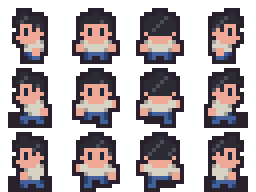
#> input picture assets/characters/protagonist_topdown.png, 64 x 48 px (shown 4 times larger)
$ python draw_protagonista_variantes.py ../../assets/characters/protagonist_topdown.png out.png
#> lines starting #> are read from the running program, lines starting #| are printed output that depends on the picture
### tools/art/draw_adultos_prueba.py
"""PRUEBA de estilo: personajes en proporciones adultas (~24 px de alto, cabeza 1:4) en vez de los
chibis de 16 px. Él, Lukas y Samuel. No se usa en el juego todavía: genera hojas de prueba y una
comparación (antes / después) sobre una foto del barrio.
Uso: python tools/art/draw_adultos_prueba.py <fondo.png> <salida_dir>"""
import sys
from pathlib import Path
from PIL import Image

PAL = {
    ".": None,
    "o": (40, 32, 44),       # contorno
    "h": (44, 42, 50), "H": (78, 80, 92),        # pelo negro
    "s": (214, 150, 120), "S": (172, 110, 90),   # piel
    "e": (30, 28, 36),                           # ojos
    "b": (118, 92, 82),                          # barba de tres días
    "w": (206, 200, 184), "W": (152, 146, 134),  # camisa blanca gastada
    "j": (66, 92, 146), "J": (44, 62, 104),      # jean
    "k": (46, 40, 46),                           # zapatos / correa
    "m": (112, 84, 58), "M": (82, 60, 42),       # morral
    # Samuel
    "r": (150, 62, 52), "R": (108, 42, 38),      # gorro tejido
    "g": (196, 192, 182), "G": (146, 142, 134),  # barba gris
    "c": (116, 90, 62), "C": (84, 64, 44),       # abrigo café
    "p": (70, 68, 74), "q": (48, 46, 52),        # pantalón
    "t": (166, 120, 92),                         # piel de Samuel (más curtida)
    "u": (176, 150, 104), "U": (138, 114, 76),   # costal
    # Lukas
    "L": (236, 230, 218),                        # blanco
    "B": (48, 42, 46),                           # manta negra
    "T": (192, 118, 60), "D": (140, 80, 40),     # canela / oreja
    "n": (26, 22, 26),                           # nariz
}

ME_FRONT = [
    "...oooo...",
    "..ohhHho..",
    "..ohhhho..",
    "..oHssso..",
    "..oesseo..",
    "..obSSbo..",
    "...obbo...",
    "...oSSo...",
    ".owwwwwwo.",
    "owmwwwwmwo",
    "owmwwwwmwo",
    "owomwwmowo",
    "oWowwwwoWo",
    "oWowWWwoWo",
    "osokkkkoso",
    ".oojjjjoo.",
    "..ojjjjo..",
    "..ojjjjo..",
    "..ojJJjo..",
    "..ojJJjo..",
    "..ojJJjo..",
    "..ojJJjo..",
    ".okkookko.",
    ".ooo..ooo.",
]
ME_BACK = ME_FRONT[:3] + [
    "..ohhhho..",
    "..ohhhho..",
    "..oShhSo..",
    "...oSSo...",
    "...oSSo...",
    ".owmmmmwo.",
    "owmmmmmmwo",
    "owmMMMMmwo",
    "owommmmowo",
    "oWommmmoWo",
    "oWoMmmMoWo",
    "osokkkkoso",
] + ME_FRONT[15:]
ME_SIDE = [
    "...oooo...",
    "..ohhhho..",
    ".ohhhhhho.",
    ".ohhsssso.",
    ".ohhsseso.",
    "..ohbbbso.",
    "...obbbo..",
    "....oSo...",
    "omowwwwo..",
    "omowwWwo..",
    "oMowwWwo..",
    "oMowwWwo..",
    "omowwWwo..",
    ".oowwswo..",
    "...okkko..",
    "...ojjjo..",
    "...ojjjo..",
    "...ojjJo..",
    "...ojjJo..",
    "...ojjJo..",
    "...ojjJo..",
    "...ojjJo..",
    "...okkkko.",
    "...oooooo.",
]
ME_STEP = ME_SIDE[:16] + [
    "..ojjJjo..",
    "..ojoojo..",
    ".ojo..ojo.",
    ".ojo..ojo.",
    ".oJo..oJo.",
    "okko..okko",
    "ooo...ooo.",
    "..........",
]

SAM_FRONT = [
    "..........",
    "...oooo...",
    "..orrRro..",
    "..oRrrRo..",
    "..otttto..",
    "..oetteo..",
    "..oggggo..",
    "..ogGGgo..",
    "...oggo...",
    ".occggcco.",
    "occcCCccco",
    "ococCCcoco",
    "ocoCccCoco",
    "ocoCccCoco",
    "otoCccCoto",
    ".ooCccCoo.",
    "..oCccCo..",
    "..oCccCo..",
    "..ocCCco..",
    "..oppppo..",
    "..opqqpo..",
    "..opqqpo..",
    ".okkookko.",
    ".ooo..ooo.",
]
SAM_SIDE = [
    "..........",
    "...oooo...",
    "..orrrro..",
    "..oRRRRRo.",
    "..ottetto.",
    "..oggggto.",
    "...oggGo..",
    "....ogo...",
    "uuocccco..",
    "uUocccCo..",
    "uUoccCco..",
    "uUoccCco..",
    "uuoccCco..",
    ".ooccCco..",
    "...ocCto..",
    "...occco..",
    "...oCCCo..",
    "...oCCCo..",
    "...opppo..",
    "...oppqo..",
    "...oppqo..",
    "...oppqo..",
    "...okkkko.",
    "...oooooo.",
]

LUKAS_SIDE = [
    "...........ooo...",
    ".o........oTTTo..",
    "oLo......oDTTeTo.",
    "oTooooooooDDTTLLn",
    ".oBBBBBBBoDDTTLLo",
    ".oBBBBBBBoDDLLLo.",
    ".oTTBBBBTTDLLLo..",
    ".oTTTTTTTTTLLo...",
    ".oLLLLLLLLLLLo...",
    ".oLo.oLo.oLooLo..",
    ".oo..oo..oo.oo...",
]
LUKAS_FRONT = [
    "...ooooo...",
    "..oTTTTTo..",
    ".oDTeTeTDo.",
    ".oDTTLTTDo.",
    ".oDoLnLoDo.",
    "..o.oLo.o..",
    "..oLLLLLo..",
    ".oBLLLLLBo.",
    ".oTLLLLLTo.",
    ".oLoLLLoLo.",
    ".oo.ooo.oo.",
]


def sprite(rows, flip=False):
    w = max(len(r) for r in rows)
    im = Image.new("RGBA", (w, len(rows)), (0, 0, 0, 0))
    for y, r in enumerate(rows):
        assert len(r) == w, (r, len(r), w)
        for x, ch in enumerate(r):
            c = PAL[ch]
            if c:
                im.putpixel((x, y), c + (255,))
    return im.transpose(Image.FLIP_LEFT_RIGHT) if flip else im


def shadow(base, x, y, w):
    """Sombra ovalada bajo los pies."""
    sh = Image.new("RGBA", (w, 3), (0, 0, 0, 0))
    for i in range(w):
        for j in range(3):
            if (j == 1) or (1 < i < w - 2):
                sh.putpixel((i, j), (20, 16, 24, 70))
    base.alpha_composite(sh, (x, y))


def place(base, spr, x, y):
    """x, y = pies (centro abajo)."""
    shadow(base, x - spr.width // 2 - 1, y - 2, spr.width + 2)
    base.alpha_composite(spr, (x - spr.width // 2, y - spr.height))


# [47 lines left out: functions old_tile, main, not called in this run]


# [2 lines that do not run on import are left out]

### tools/art/draw_protagonista_variantes.py
"""PRUEBA: tres versiones del protagonista con un gancho visual (algo que no encaja y da curiosidad),
cada una sacada de su historia. Misma proporción adulta (~24 px) que draw_adultos_prueba.py.
  A. EL EJECUTIVO: saco que le queda grande, corbata roja floja, un zapato de cada color (La Empresa).
  B. EL MOTOCICLISTA: chaqueta de cuero vieja, pañoleta roja, el casco colgando del morral (la Renegade).
  C. EL IMPERMEABLE AMARILLO: pelo largo, barba, impermeable amarillo (el color del guayacán).
Uso: python tools/art/draw_protagonista_variantes.py <fondo.png> <salida.png>"""
import sys
from PIL import Image, ImageDraw
from draw_adultos_prueba import PAL, sprite, place, SAM_SIDE, LUKAS_SIDE

PAL.update({
    "z": (70, 74, 92), "Z": (46, 48, 62),        # saco gris azulado, gastado
    "y": (200, 46, 50), "Y": (138, 30, 38),      # rojo (corbata / pañoleta)
    "x": (196, 64, 52),                          # el zapato rojo
    "l": (44, 40, 46), "I": (100, 94, 106),      # cuero negro y su brillo
    "v": (70, 72, 80), "V": (150, 196, 214),     # casco y visera
    "a": (232, 188, 58), "A": (176, 132, 36),    # impermeable amarillo
})

A_FRONT = [
    "...oooo...",
    "..ohHhho..",
    ".ohhhhhho.",
    ".ohHsssho.",
    "..oesseo..",
    "..obSSbo..",
    "...obbo...",
    "..owyywo..",
    ".ozwyywzo.",
    "ozzwyywzzo",
    "ozzwYYwzzo",
    "ozozyyzozo",
    "oZozyyzoZo",
    "oZozwYzoZo",
    "osozwwzoso",
    ".oozwwzoo.",
    "..ojjjjo..",
    "..ojJJjo..",
    "..ojJJjo..",
    "..ojJJjo..",
    "..ojJJjo..",
    "..ojJJjo..",
    ".okkooxxo.",
    ".ooo..ooo.",
]
A_SIDE = [
    "...oooo...",
    "..ohhhHo..",
    ".ohhhhhhho",
    ".ohhsssso.",
    ".ohhsseso.",
    "..ohbbbso.",
    "...obbbo..",
    "...oSwyo..",
    "omozzzwyo.",
    "omozzZwyo.",
    "oMozzZwyo.",
    "oMozzZwyo.",
    "omozzZwYo.",
    ".oozzswo..",
    "...ozzzo..",
    "...ojjjo..",
    "...ojjJo..",
    "...ojjJo..",
    "...ojjJo..",
    "...ojjJo..",
    "...ojjJo..",
    "...ojjJo..",
    "...oxxxxo.",
    "...oooooo.",
]
B_FRONT = [
    "...oooo...",
    "..ohhhho..",
    "..ohHhho..",
    "..osssso..",
    "..oesseo..",
    "..obSSbo..",
    "...obbo...",
    "..oyyyyo..",
    ".ollyYllo.",
    "olIlwwlIlo",
    "olllwwlllo",
    "oloIwwIolo",
    "oIolwwloIo",
    "ololwwlolo",
    "osokkkkoso",
    ".oojjjjoo.",
    "..ojjjjo..",
    "..ojJJjo..",
    "..ojJJjo..",
    "..ojJJjo..",
    "..ojJJjo..",
    "..ojJJjo..",
    ".okkookko.",
    ".ooo..ooo.",
]
_B_SIDE = [
    "...oooo...",
    "..ohhhho..",
    ".ohhhhhho.",
    ".ohhsssso.",
    ".ohhsseso.",
    "..ohbbbso.",
    "...obbbo..",
    "...oyyyo..",
    "omolllIo..",
    "omollIlo..",
    "oMollIlo..",
    "oMollIlo..",
    "omollIlo..",
    ".oollslo..",
    "...okkko..",
    "...ojjjo..",
    "...ojjJo..",
    "...ojjJo..",
    "...ojjJo..",
    "...ojjJo..",
    "...ojjJo..",
    "...ojjJo..",
    "...okkkko.",
    "...oooooo.",
]
# El casco de la Renegade, colgado del morral.
_HELMET = {10: ".oo.", 11: "ovvo", 12: "oVvo", 13: "ovvo", 14: ".oo."}
B_SIDE = []
for i, r in enumerate(_B_SIDE):
    row = list(".." + r)
    for k, ch in enumerate(_HELMET.get(i, "")):
        if ch != ".":
            row[k] = ch
    B_SIDE.append("".join(row))

C_FRONT = [
    "...oooo...",
    "..ohhhho..",
    ".ohhHhhho.",
    ".ohssssho.",
    ".ohesseho.",
    ".ohbSSbho.",
    ".ohbbbbho.",
    "..oabbao..",
    ".oaaaaaao.",
    "oaaaaaaaao",
    "oaAaaaaAao",
    "oaoaaaaoao",
    "oAoaAAaoAo",
    "oAoaaaaoAo",
    "osoaaaaoso",
    ".ooaaaaoo.",
    "..oaAAao..",
    "..oAaaAo..",
    "..ojjjjo..",
    "..ojJJjo..",
    "..ojJJjo..",
    "..ojJJjo..",
    ".okkookko.",
    ".ooo..ooo.",
]
C_SIDE = [
    "...oooo...",
    "..ohhhho..",
    ".ohhhhhho.",
    ".ohhsssso.",
    ".ohhsseso.",
    ".ohhbbbso.",
    ".ohhbbbbo.",
    "..ohabbo..",
    "omoaaaao..",
    "omoaaAao..",
    "oMoaaAao..",
    "oMoaaAao..",
    "omoaaAao..",
    ".ooaasao..",
    "...oaaao..",
    "...oaaao..",
    "...oaAao..",
    "...oAaAo..",
    "...ojjjo..",
    "...ojjJo..",
    "...ojjJo..",
    "...ojjJo..",
    "...okkkko.",
    "...oooooo.",
]

VARIANTS = [("A  EL EJECUTIVO", A_FRONT, A_SIDE), ("B  EL MOTOCICLISTA", B_FRONT, B_SIDE),
            ("C  EL IMPERMEABLE", C_FRONT, C_SIDE)]


def silhouette(spr):
    out = spr.copy()
    px = out.load()
    for y in range(out.height):
        for x in range(out.width):
            if px[x, y][3]:
                px[x, y] = (16, 14, 18, 255)
    return out


def main():
    bg = Image.open(sys.argv[1]).convert("RGBA")
#> bg is the input picture: PIL image 64x48 RGBA; mean R, G, B, A 73.9, 60, 69.3, 131.5
    crop = (110, 95, 250, 165)
    S = 3
    panels = []
    for name, front, side in VARIANTS:
        scene = bg.copy()
        place(scene, sprite(front), 150, 150)
        place(scene, sprite(LUKAS_SIDE), 170, 151)
        place(scene, sprite(SAM_SIDE, flip=True), 205, 147)
        p = scene.crop(crop).resize(((crop[2] - crop[0]) * S, (crop[3] - crop[1]) * S), Image.NEAREST)
        # Debajo: de frente, de costado y la silueta (¿se reconoce sin colores?).
        strip = Image.new("RGBA", (60, 30), (58, 52, 60, 255))
        x = 4
        for spr in [sprite(front), sprite(side), silhouette(sprite(front)), silhouette(sprite(side))]:
            strip.alpha_composite(spr, (x, 28 - spr.height))
            x += spr.width + 3
        strip = strip.resize((strip.width * 7, strip.height * 7), Image.NEAREST)
        col = Image.new("RGBA", (p.width, p.height + strip.height + 30), (24, 20, 28, 255))
        ImageDraw.Draw(col).text((8, 6), name, fill=(240, 220, 170, 255))
        col.alpha_composite(p, (0, 22))
        col.alpha_composite(strip, ((p.width - strip.width) // 2, p.height + 26))
        panels.append(col)
#> this loop made 3 passes
#> pass 1, in main, `strip = Image.new("RGBA", (60, 30), (58, 52, 60, 255))`:
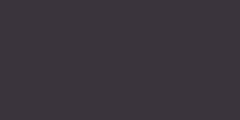
#> strip: PIL image 60x30 RGBA (shown 4 times larger); mean R, G, B, A 58, 52, 60, 255
#> pass 1, in main, `strip = strip.resize((strip.width * 7, strip.height * 7), Image.NEAREST)`:
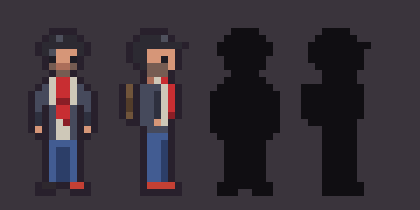
#> strip: PIL image 420x210 RGBA; mean R, G, B, A 54.5, 47.5, 55.4, 255
#> pass 1, in main, `col = Image.new("RGBA", (p.width, p.height + strip.height + 30), (24, ..`:
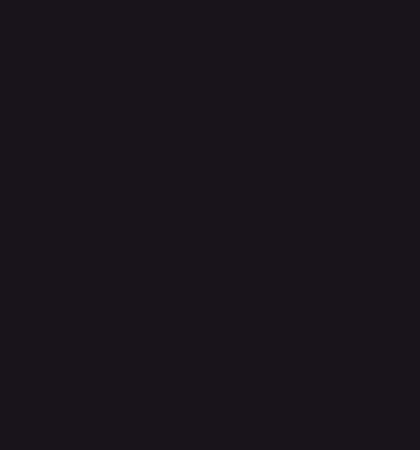
#> col: PIL image 420x450 RGBA; mean R, G, B, A 24, 20, 28, 255
#> after the loop:
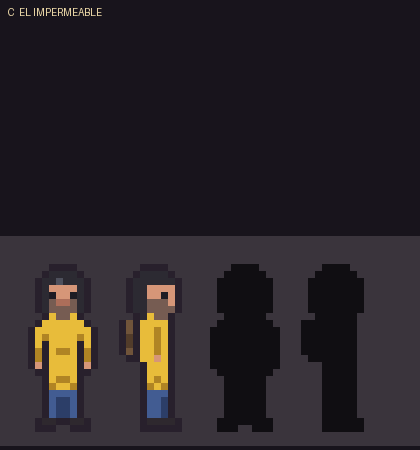
#> col: PIL image 420x450 RGBA; mean R, G, B, A 40.7, 35, 39.5, 255
#> after the loop:
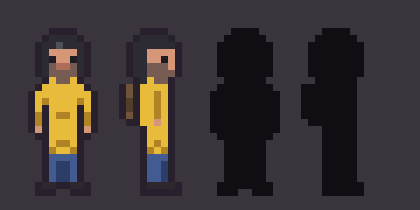
#> strip: PIL image 420x210 RGBA; mean R, G, B, A 59.3, 51.6, 52.3, 255
#> after the loop, panels = 3 items
    W = sum(p.width for p in panels) + 12 * (len(panels) - 1)
#> W = 1284
    out = Image.new("RGBA", (W, panels[0].height), (24, 20, 28, 255))
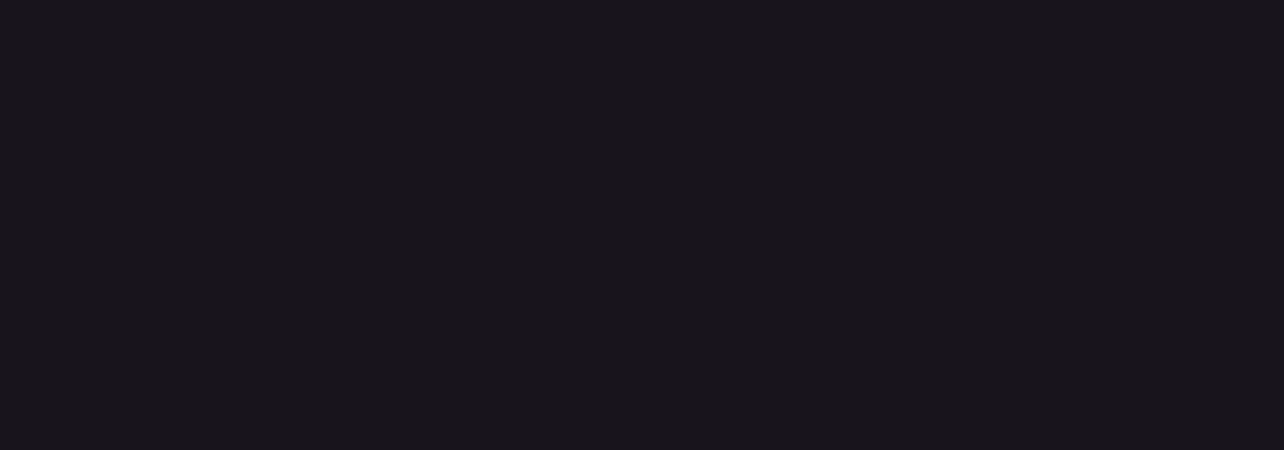
#> out: PIL image 1284x450 RGBA; mean R, G, B, A 24, 20, 28, 255
    x = 0
    for p in panels:
        out.alpha_composite(p, (x, 0))
        x += p.width + 12
#> this loop made 3 passes
#> x on passes 1 to 3: 432, 864, 1296
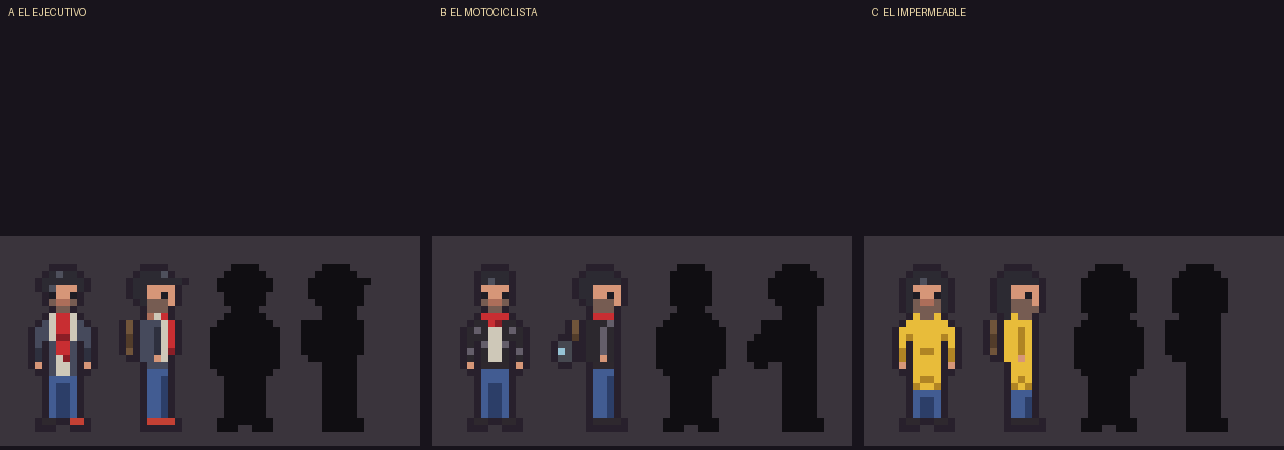
#> out: PIL image 1284x450 RGBA; mean R, G, B, A 38.6, 33.3, 40.1, 255
#> after the loop, x = 1296
    out.save(sys.argv[2])
    print("ok", out.size)
#| ok (1284, 450)


if __name__ == "__main__":
    main()
